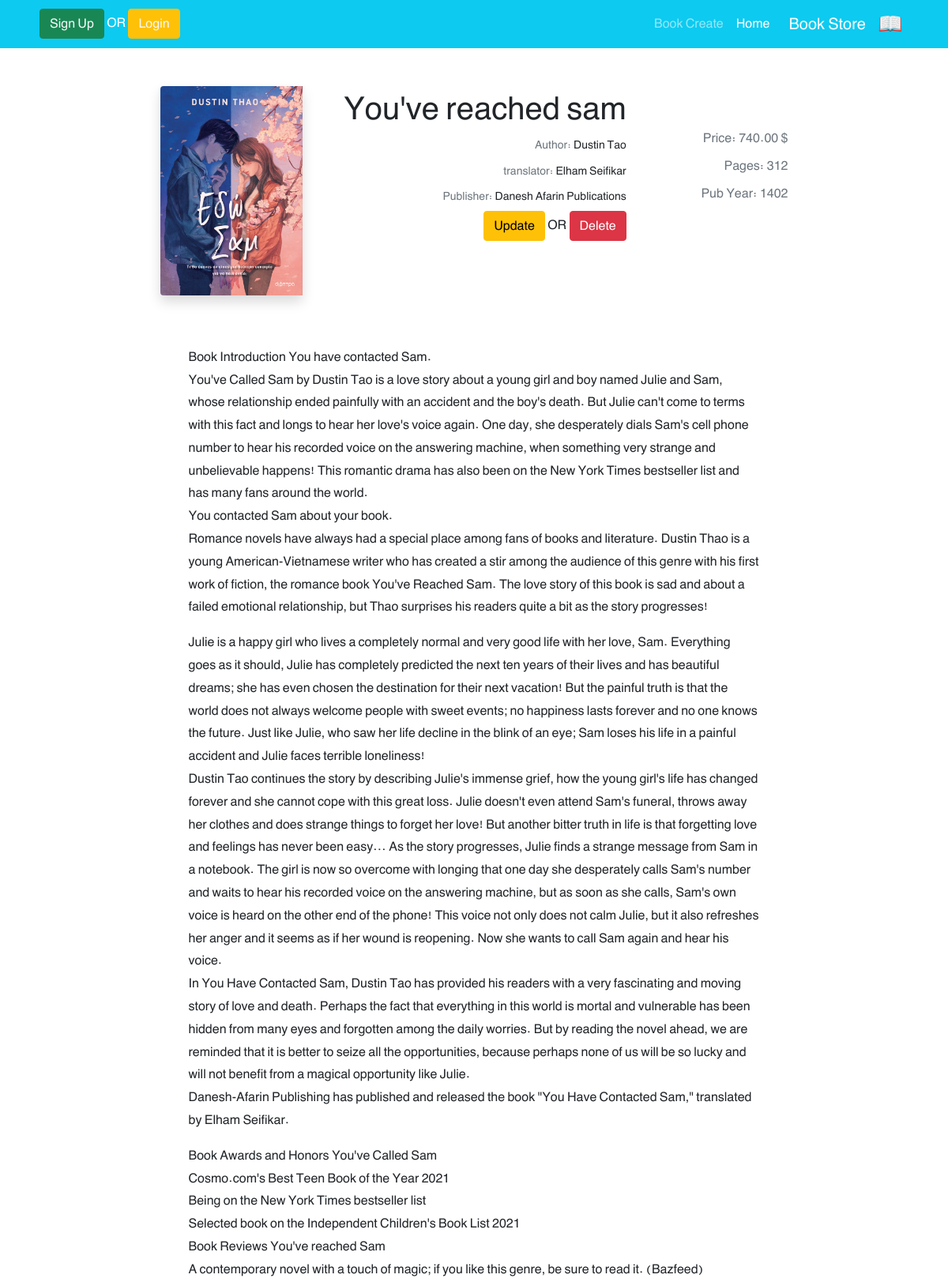
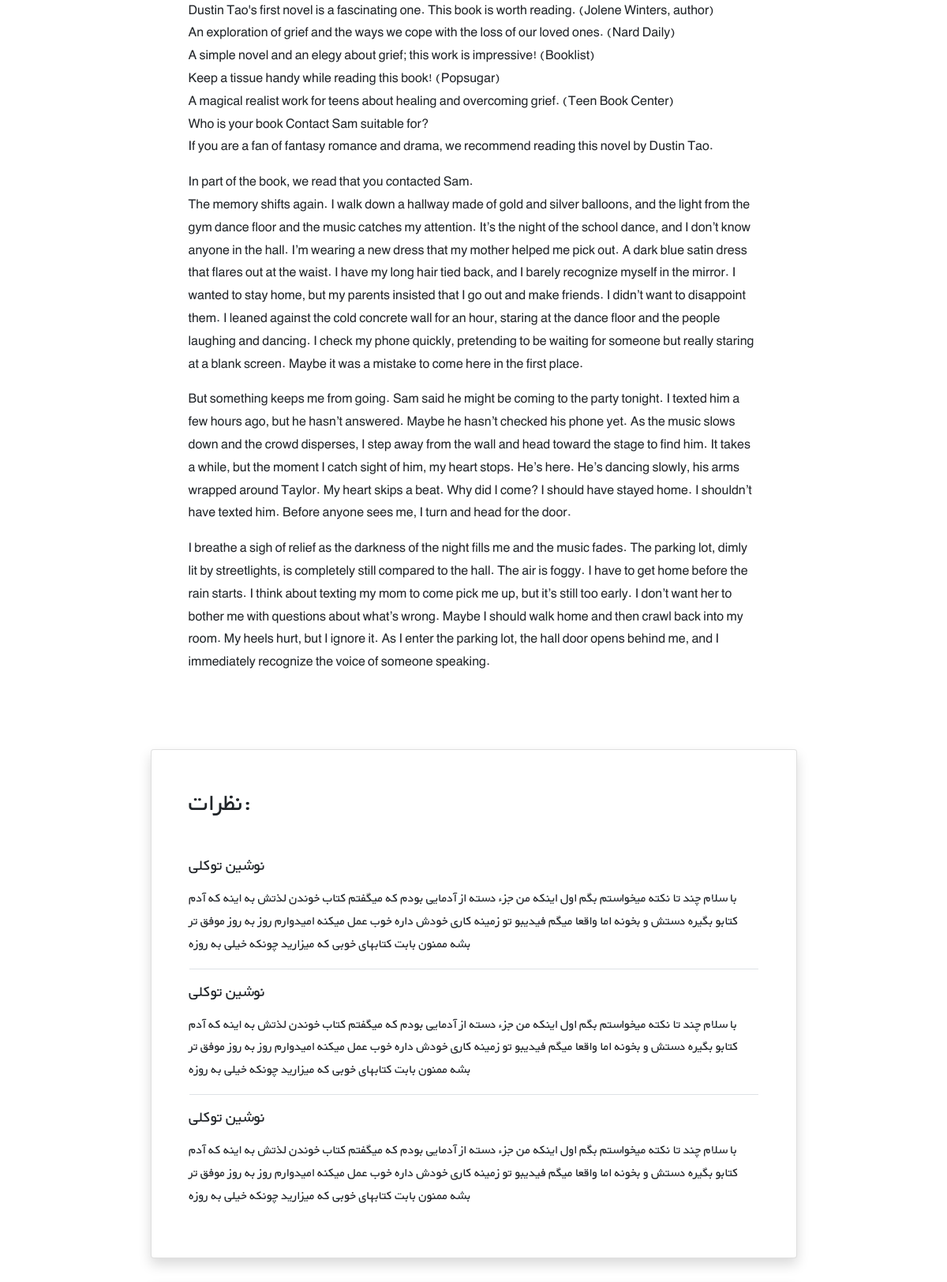
Page /books/1/ (upper part) on the committed database (2 pictures, top to bottom).
### books/models.py (models this page shows, shortened)
class Book(models.Model):
    title = models.CharField(max_length=200)
    author = models.CharField(max_length=200)
    publisher = models.CharField(max_length=200)
    translator = models.CharField(max_length=200)
    description = models.TextField()
    price = models.DecimalField(max_digits=5, decimal_places=2)
    pages_book = models.PositiveIntegerField(null=True, blank=True)
    year_of_publication = models.PositiveIntegerField(null=True, blank=True)
    cover = models.ImageField(upload_to='covers/', blank=True)

### books/views.py (the view)
# urls.py: path('<int:pk>/', BookDetailView.as_view(), name='book_detail'),
class BookDetailView(generic.DetailView):
    model = Book
    template_name = 'books/book_detail.html'

### books/templates/books/book_detail.html (shortened to what this page needs)
{% extends '_base.html' %}
{% block content %}
    <div class="container mt-5" dir="ltr">
        <div class="">
            <div class="">
                <div class="d-flex justify-content-center">
                    <div class="row w-sm-75 w-100">
                        <div class="col-xs-12 col-md-3 d-flex justify-content-center">
                            <div>
                                {% if book.cover %}
                                	<img  src="{{ book.cover.url }}"
                                     class="img-fluid rounded-start shadow" alt="...">
                                {% endif %}
                            </div>
                        </div>
                        <div class="col-xs-12 col-md-6 text-center text-md-end mt-md-1 mt-4">
                            <h1>{{ book.title|capfirst }}</h1>
                            <h5 class="small my-1"><span class="text-muted">Author: </span>{{ book.author }}</h5>
                            <h5 class="small my-1"><span class="text-muted">translator: </span>{{ book.translator }}
                            </h5>
                            <h5 class="small my-1"><span class="text-muted">Publisher: </span>{{ book.publisher }}</h5>
                            <a class="btn btn-warning" href="{% url 'book_update' book.id %}">Update</a>
                            <span>OR</span>
                            <a class="btn btn-danger" href="{% url 'book_delete' book.id %}">Delete</a>
                        </div>
                        <div class="col-xs-12 col-md-3 d-flex flex-column mt-5">
                            <h6 class="align-self-center pt-2 text-muted align-self-md-end">Price:
                                {{ book.price }} $</h6>
                            <h6 class="align-self-center pt-2 text-muted align-self-md-end">Pages:
                                {{ book.pages_book }}</h6>
                            <h6 class="align-self-center pt-2 text-muted align-self-md-end">Pub Year:
                                {{ book.year_of_publication }}</h6>
                        </div>
                    </div>
                </div>
                <div class="d-flex justify-content-center">
                    <div class="my-3 p-5 w-sm-75 w-100">{{ book.description|linebreaks }}</div>
                </div>
                <div class="d-flex justify-content-center">
                    <div class="card shadow my-3 p-5 w-sm-75 w-100">
                        <h2 class="mb-5">نظرات:</h2>
                        <div class="border-bottom mb-3">
                            <h5 class="mb-3">نوشین توکلی</h5>
                            <p>با سلام چند تا نکته میخواستم بگم اول اینکه من جزء دسته از آدمایی بودم که میگفتم کتاب
                                خوندن لذتش
                                به اینه که آدم کتابو بگیره دستش و بخونه اما واقعا میگم فیدیبو تو زمینه کاری خودش داره
                                خوب عمل
                                میکنه امیدوارم روز به روز موفق تر بشه ممنون بابت کتابهای خوبی که میزارید چونکه خیلی به
                                روزه</p>
                        </div>
                        <div class="border-bottom mb-3">
                            <h5 class="mb-3">نوشین توکلی</h5>
                            <p>با سلام چند تا نکته میخواستم بگم اول اینکه من جزء دسته از آدمایی بودم که میگفتم کتاب
                                خوندن لذتش
                                به اینه که آدم کتابو بگیره دستش و بخونه اما واقعا میگم فیدیبو تو زمینه کاری خودش داره
                                خوب عمل
                                میکنه امیدوارم روز به روز موفق تر بشه ممنون بابت کتابهای خوبی که میزارید چونکه خیلی به
                                روزه</p>
                        </div>
                        <div>
                            <h5 class="mb-3">نوشین توکلی</h5>
                            <p>با سلام چند تا نکته میخواستم بگم اول اینکه من جزء دسته از آدمایی بودم که میگفتم کتاب
                                خوندن لذتش
                                به اینه که آدم کتابو بگیره دستش و بخونه اما واقعا میگم فیدیبو تو زمینه کاری خودش داره
                                خوب عمل
                                میکنه امیدوارم روز به روز موفق تر بشه ممنون بابت کتابهای خوبی که میزارید چونکه خیلی به
                                روزه</p>
                        </div>
                    </div>
                </div>
                <div class="d-flex justify-content-center">
                </div>
            </div>
        </div>
    </div>
{% endblock %}

### static/css/style.css (style rules this page uses)
* { font-family: 'BYekan', sans-serif; line-height: 1.8rem; }
@media (min-width: 576px) { .w-sm-75 { width: 75%!important; } }

### rows in the picture
Book: cover (picture), title "You've reached sam", author "Dustin Tao", translator "Elham Seifikar", publisher "Danesh Afarin Publications", price "740.00", pages_book "312", year_of_publication "1402", description "Book Introduction You have contacted Sam. You've Called Sam by Dustin Tao is a love story about a young girl and boy named Julie and Sam, whose relationship ended painfully with an accident and the boy's death. But Julie can't come to terms with this fact and longs to hear her love's voice again. One day, she desperately dials Sam's cell phone number to hear his recorded voice on the answering machine, when something very strange and unbelievable happens! This romantic drama has also been on the New York Times bestseller list and has many fans around the world. You contacted Sam about your book. Romance novels have always had a special place among fans of books and literature. Dustin Thao…"
